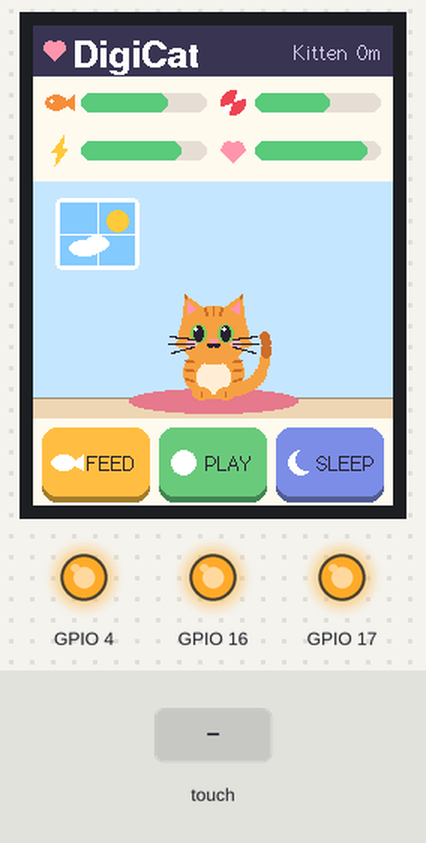
Bench run of a sketch on a simulated ESP32. On the bench: 240×320 colour display, output pins drawn as LEDs (lit = HIGH). The inputs (shaded band) are chosen by the test bench. Random numbers use the default seed unless the sketch sets one; EEPROM starts erased; what the sketch prints to the serial monitor is not drawn.

Above: at 2.96 s.
3.3 s: screen touched at 87 % across, 90 % down
At 3.67 s:
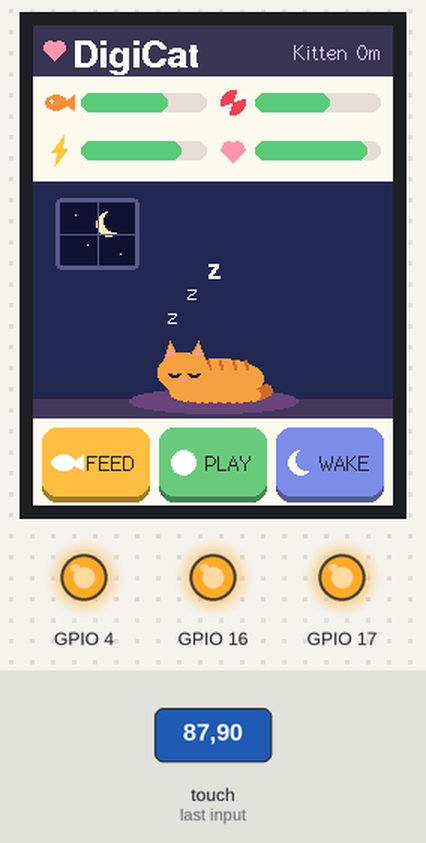
5.3 s: screen touched at 38 % across, 50 % down
At 5.64 s:
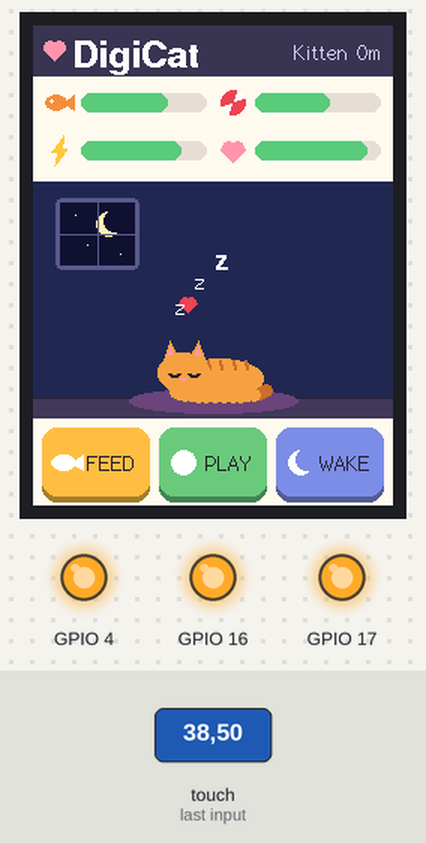
7.3 s: screen touched at 87 % across, 90 % down
At 8.47 s:
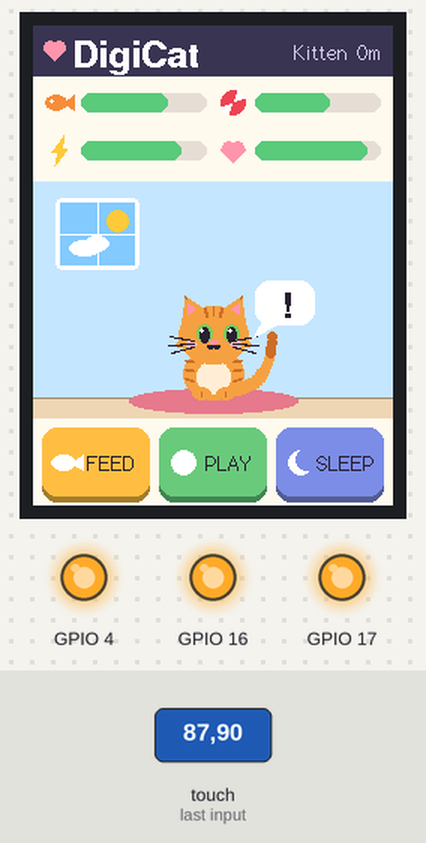
10.2 s: screen touched at 13 % across, 90 % down
At 10.66 s:
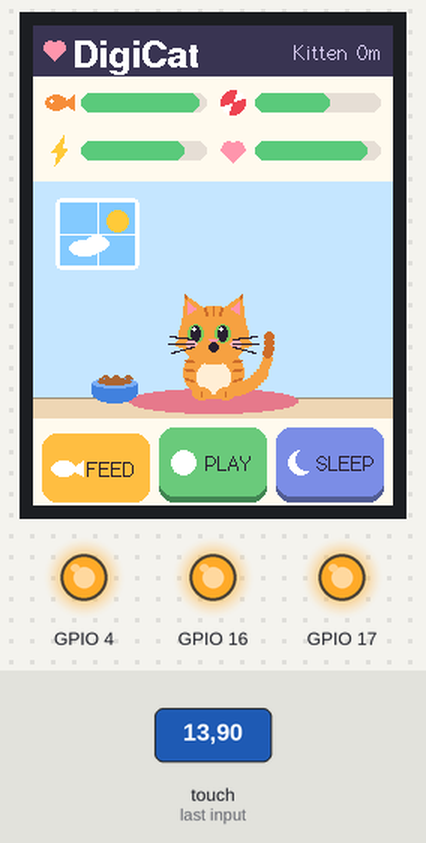
13.0 s: screen touched at 62 % across, 50 % down
At 13.45 s:
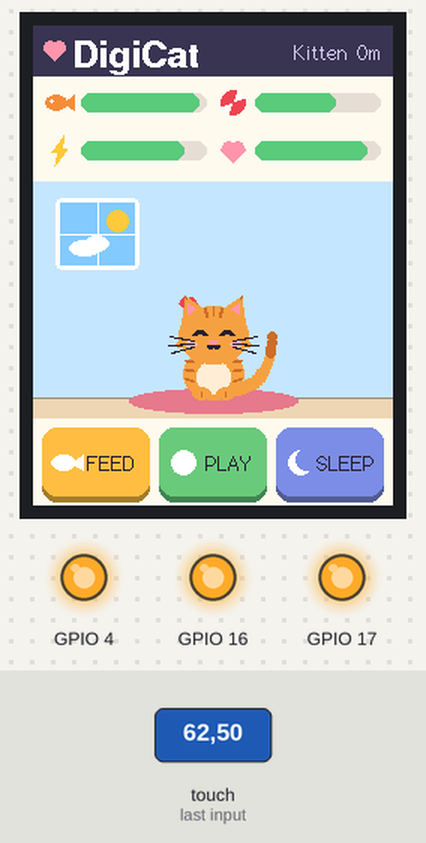
15.8 s: screen touched at 38 % across, 90 % down
At 16.27 s:
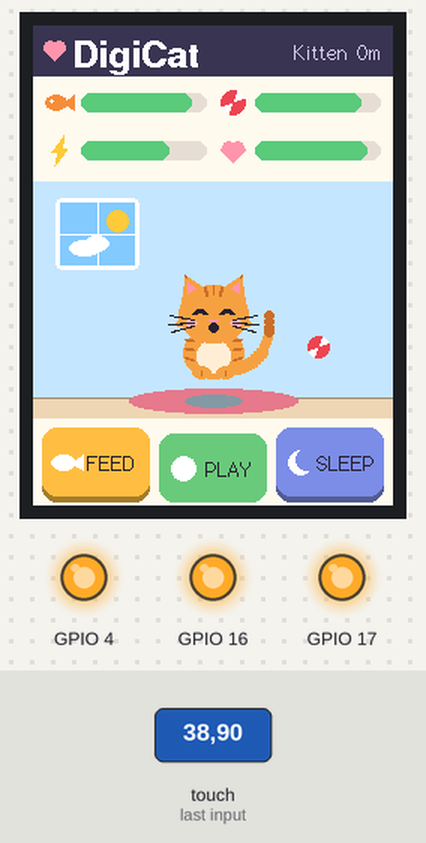

The sketch:

DigiCat.ino
```cpp
// (licence header left out)
#include <Preferences.h>
#include "config.h"
#include "display.h"
#include "art.h"
#include "pet.h"
#include "ui.h"

LGFX lcd;
Pet pet;
Ui ui(lcd, pet);

static void calibrateTouch(bool force) {
  Preferences prefs;
  prefs.begin("touch", false);
  uint16_t cal[8];
  if (!force && prefs.getBytes("cal", cal, sizeof(cal)) == sizeof(cal)) {
    lcd.setTouchCalibrate(cal);
  } else {
    lcd.fillScreen(pal::paper);
    lcd.setTextColor(pal::ink);
    lcd.setTextDatum(textdatum_t::middle_center);
    lcd.setFont(&fonts::FreeSansBold9pt7b);
    lcd.drawString("Touch calibration", lcd.width() / 2, lcd.height() / 2 - 12);
    lcd.setFont(&fonts::Font2);
    lcd.drawString("Tap each arrow tip", lcd.width() / 2, lcd.height() / 2 + 12);
    lcd.calibrateTouch(cal, pal::red, pal::paper, 15);
    prefs.putBytes("cal", cal, sizeof(cal));
    Serial.println("[touch] calibration saved");
  }
  prefs.end();
}

static void splash() {
  lcd.fillScreen(pal::paper);
  CatPose pose;
  pose.eyes = CatPose::Eyes::Happy;
  pose.blush = true;
  drawCatSitting(lcd, lcd.width() / 2, 190, pose);
  lcd.setTextColor(pal::ink);
  lcd.setTextDatum(textdatum_t::middle_center);
  lcd.setFont(&fonts::FreeSansBold18pt7b);
  lcd.drawString("DigiCat", lcd.width() / 2, 230);
  lcd.setFont(&fonts::Font2);
  lcd.setTextColor(rgb(150, 140, 160));
  lcd.drawString("v" DIGICAT_VERSION, lcd.width() / 2, 262);
}

void setup() {
  Serial.begin(115200);
  Serial.println("\nDigiCat v" DIGICAT_VERSION);
  randomSeed(esp_random());

  lcd.init();
  lcd.setRotation(SCREEN_ROTATION);
  lcd.setBrightness(BRIGHTNESS_ACTIVE);

  splash();
  bool held = false;
  for (uint32_t t0 = millis(); millis() - t0 < 1500;) {
    int32_t x, y;
    if (lcd.getTouch(&x, &y)) held = true;
    delay(20);
  }
  calibrateTouch(held);

  pet.begin();
  ui.begin();
}

void loop() {
  pet.update();
  ui.update();
  pet.saveIfDue();
  delay(2);  // let the idle task breathe
}
```

art.cpp
```cpp
#include "art.h"

namespace {

// Maps cat-space coordinates (origin between the paws, 1 unit = 1 px for an adult) to the target
struct Painter {
  lgfx::LovyanGFX& g;
  int cx, fy;
  float s;

  int X(float dx) const { return cx + int(lroundf(dx * s)); }
  int Y(float dy) const { return fy + int(lroundf(dy * s)); }
  int R(float r) const { return max(1, int(lroundf(r * s))); }

  void ellipse(float x, float y, float rx, float ry, uint16_t c) { g.fillEllipse(X(x), Y(y), R(rx), R(ry), c); }
  void circle(float x, float y, float r, uint16_t c) { g.fillCircle(X(x), Y(y), R(r), c); }
  void tri(float x0, float y0, float x1, float y1, float x2, float y2, uint16_t c) {
    g.fillTriangle(X(x0), Y(y0), X(x1), Y(y1), X(x2), Y(y2), c);
  }
  void line(float x0, float y0, float x1, float y1, float w, uint16_t c) {
    g.drawWideLine(X(x0), Y(y0), X(x1), Y(y1), max(0.5f, w * s), c);
  }
  // Arc stroke; angles in degrees, 0 = right, clockwise
  void arc(float x, float y, float r, float w, float a0, float a1, uint16_t c) {
    int rr = R(r);
    g.fillArc(X(x), Y(y), rr, max(0, rr - max(1, int(w * s + 0.5f))), a0, a1, c);
  }
};

void drawEye(Painter& p, float ex, float ey, const CatPose& pose) {
  using E = CatPose::Eyes;
  switch (pose.eyes) {
    case E::Open:
    case E::Sad: {
      float lx = pose.look / max(0.5f, p.s);
      float ry = pose.eyes == E::Sad ? 7 : 9;
      p.ellipse(ex + lx, ey, 7, ry, pal::eye);
      p.ellipse(ex + lx, ey + 1, 4, ry - 2, pal::ink);
      p.circle(ex + lx - 2, ey - 3, 2, pal::white);
      if (pose.eyes == E::Sad) {
        float dir = ex < 0 ? 1 : -1;  // brows slope down towards the outside
        p.line(ex - 7 * dir, ey - 10, ex + 6 * dir, ey - 13, 1.5f, pal::ink);
      }
      break;
    }
    case E::Closed:
      p.arc(ex, ey - 2, 7, 2.2f, 20, 160, pal::ink);   // ︶
      break;
    case E::Happy:
      p.arc(ex, ey + 4, 7, 2.2f, 200, 340, pal::ink);  // ^
      break;
  }
}

void drawMouth(Painter& p, float y, CatPose::Mouth m) {
  using M = CatPose::Mouth;
  switch (m) {
    case M::Smile:
      p.arc(-3.5f, y, 3.5f, 1.6f, 0, 180, pal::ink);
      p.arc(3.5f, y, 3.5f, 1.6f, 0, 180, pal::ink);
      break;
    case M::Neutral:
      p.line(-3, y + 2, 3, y + 2, 1.2f, pal::ink);
      break;
    case M::Frown:
      p.arc(0, y + 6, 4, 1.6f, 200, 340, pal::ink);
      break;
    case M::Open:
      p.ellipse(0, y + 3, 4, 4, pal::ink);
      p.ellipse(0, y + 5, 2.5f, 2, pal::pink);
      break;
  }
}

void drawWhiskers(Painter& p, float y) {
  for (int side = -1; side <= 1; side += 2) {
    p.line(side * 18, y - 3, side * 42, y - 7, 0.8f, pal::ink);
    p.line(side * 18, y, side * 43, y + 1, 0.8f, pal::ink);
    p.line(side * 18, y + 3, side * 40, y + 9, 0.8f, pal::ink);
  }
}

void drawEars(Painter& p, float headY, uint16_t fur, uint16_t stripe) {
  for (int side = -1; side <= 1; side += 2) {
    p.tri(side * 31, headY - 6, side * 27, headY - 38, side * 7, headY - 24, fur);
    p.tri(side * 25, headY - 11, side * 24, headY - 31, side * 12, headY - 22, pal::pink);
    p.line(side * 27, headY - 38, side * 25, headY - 34, 1.5f, stripe);
  }
}

}  // namespace

void drawCatSitting(lgfx::LovyanGFX& g, int cx, int floorY, const CatPose& pose) {
  Painter p{g, cx, floorY, pose.scale};
  const float b = pose.breathe;

  // Tail (behind the body): quadratic curve sweeping up, tip swaying
  {
    float x0 = 20, y0 = -8, x1 = 54, y1 = -12, x2 = 44 + pose.tail * 12, y2 = -58;
    const int n = 16;
    for (int i = 0; i <= n; i++) {
      float t = float(i) / n, u = 1 - t;
      float x = u * u * x0 + 2 * u * t * x1 + t * t * x2;
      float y = u * u * y0 + 2 * u * t * y1 + t * t * y2;
      p.circle(x, y, 6.0f - 2.0f * t, i > n - 4 ? pose.stripe : pose.fur);
    }
  }

  // Body
  p.ellipse(0, -24 + b * 0.5f, 28, 24 + b * 0.5f, pose.fur);
  p.ellipse(0, -20, 16, 15, pal::belly);
  for (int side = -1; side <= 1; side += 2) {
    for (int i = 0; i < 3; i++) {
      float y = -36 + i * 9;
      p.line(side * 27, y, side * 19, y + 2, 1.8f, pose.stripe);
    }
  }

  // Front paws
  for (int side = -1; side <= 1; side += 2) {
    p.ellipse(side * 11, -4, 8, 5, pose.fur);
    p.line(side * 11, -6, side * 11, -1, 0.8f, pose.stripe);
  }

  // Head
  const float hy = -60 + b * 0.3f;
  drawEars(p, hy, pose.fur, pose.stripe);
  p.ellipse(0, hy, 33, 27, pose.fur);
  for (int side = -1; side <= 1; side += 2) {  // cheek fluff
    p.tri(side * 30, hy + 2, side * 39, hy + 9, side * 28, hy + 13, pose.fur);
  }
  p.line(-8, hy - 26, -6, hy - 18, 2, pose.stripe);  // forehead "M"
  p.line(0, hy - 27, 0, hy - 19, 2, pose.stripe);
  p.line(8, hy - 26, 6, hy - 18, 2, pose.stripe);

  drawEye(p, -13, hy - 2, pose);
  drawEye(p, 13, hy - 2, pose);

  if (pose.blush) {
    p.ellipse(-22, hy + 8, 6, 3, pal::blush);
    p.ellipse(22, hy + 8, 6, 3, pal::blush);
  }

  p.tri(-4, hy + 5, 4, hy + 5, 0, hy + 9, pal::pink);
  drawMouth(p, hy + 9, pose.mouth);
  drawWhiskers(p, hy + 8);
}

void drawCatSleeping(lgfx::LovyanGFX& g, int cx, int floorY, const CatPose& pose) {
  Painter p{g, cx, floorY, pose.scale};
  const float b = pose.breathe;

  // Curled body with stripes along the back
  p.ellipse(6, -18 - b * 0.5f, 42, 18 + b * 0.5f, pose.fur);
  for (int i = 0; i < 4; i++) {
    float x = -6 + i * 12;
    p.line(x, -35 - b * 0.5f, x + 3, -27, 2, pose.stripe);
  }

  // Tail wrapped around the front
  for (int i = 0; i <= 14; i++) {
    float a = 0.15f + i * 0.19f;
    float x = 6 + 44 * cosf(a), y = -8 + 7 * sinf(a);
    p.circle(x, y, 5.5f, i < 3 ? pose.stripe : pose.fur);
  }

  // Head resting on the left
  const float hx = -28, hy = -24;
  for (int side = -1; side <= 1; side += 2) {
    float ex = hx + side * 12;
    p.tri(ex - 9, hy - 10, ex + side * 2, hy - 30, ex + 9, hy - 12, pose.fur);
    p.tri(ex - 5, hy - 12, ex + side * 2, hy - 24, ex + 5, hy - 13, pal::pink);
  }
  p.ellipse(hx, hy, 24, 18, pose.fur);
  p.arc(hx - 9, hy - 1, 5, 2, 20, 160, pal::ink);
  p.arc(hx + 9, hy - 1, 5, 2, 20, 160, pal::ink);
  p.tri(hx - 3, hy + 5, hx + 3, hy + 5, hx, hy + 8, pal::pink);
  if (pose.blush) {
    p.ellipse(hx - 16, hy + 7, 5, 2.5f, pal::blush);
    p.ellipse(hx + 16, hy + 7, 5, 2.5f, pal::blush);
  }
}

void drawHeart(lgfx::LovyanGFX& g, int x, int y, int r, uint16_t c) {
  int h = max(1, r / 2);
  g.fillCircle(x - h, y, h + 1, c);
  g.fillCircle(x + h, y, h + 1, c);
  g.fillTriangle(x - r - 1, y + 1, x + r + 1, y + 1, x, y + r + h, c);
}

void drawFish(lgfx::LovyanGFX& g, int x, int y, int r, uint16_t c) {
  g.fillEllipse(x - r / 4, y, r * 3 / 4, r / 2, c);
  g.fillTriangle(x + r / 3, y, x + r, y - r / 2, x + r, y + r / 2, c);
  g.fillCircle(x - r / 2, y - 1, max(1, r / 8), pal::white);
}

void drawBall(lgfx::LovyanGFX& g, int x, int y, int r, uint16_t c) {
  g.fillCircle(x, y, r, c);
  g.fillArc(x, y, r, 0, 290, 340, pal::white);  // beach-ball wedges
  g.fillArc(x, y, r, 0, 110, 160, pal::white);
}

void drawBolt(lgfx::LovyanGFX& g, int x, int y, int r, uint16_t c) {
  g.fillTriangle(x + r / 3, y - r, x - r / 2, y + r / 6, x + r / 8, y + r / 6, c);
  g.fillTriangle(x - r / 3, y + r, x + r / 2, y - r / 6, x - r / 8, y - r / 6, c);
}

void drawMoon(lgfx::LovyanGFX& g, int x, int y, int r, uint16_t c, uint16_t bg) {
  g.fillCircle(x, y, r, c);
  g.fillCircle(x + r / 2, y - r / 3, r - 1, bg);
}

void drawBowl(lgfx::LovyanGFX& g, int x, int floorY, int fill) {
  const uint16_t bowl = rgb(70, 130, 220), rim = rgb(120, 175, 245), kibble = rgb(170, 100, 50);
  for (int i = 0; i < fill * 2; i++) g.fillCircle(x - 9 + i * 18 / max(1, fill * 2 - 1), floorY - 12 - (i % 2) * 2, 3, kibble);
  g.fillEllipse(x, floorY - 6, 15, 7, bowl);
  g.fillRect(x - 15, floorY - 12, 31, 6, bowl);
  g.fillEllipse(x, floorY - 12, 15, 3, rim);
  if (fill > 0) g.fillEllipse(x, floorY - 13, 11, 2, kibble);
}
```

art.h
```cpp
// DigiCat - vector art: the cat and small icons. Draws on the screen or a sprite.
#pragma once
#include "display.h"

constexpr uint16_t rgb(uint8_t r, uint8_t g, uint8_t b) {
  return uint16_t(((r & 0xF8) << 8) | ((g & 0xFC) << 3) | (b >> 3));
}

namespace pal {
constexpr uint16_t ink      = rgb(40, 34, 48);
constexpr uint16_t white    = rgb(255, 255, 255);
constexpr uint16_t paper    = rgb(255, 248, 238);
constexpr uint16_t pink     = rgb(255, 150, 170);
constexpr uint16_t blush    = rgb(255, 180, 190);
constexpr uint16_t red      = rgb(235, 70, 80);
constexpr uint16_t green    = rgb(90, 200, 120);
constexpr uint16_t yellow   = rgb(250, 200, 60);
constexpr uint16_t blue     = rgb(80, 150, 240);
constexpr uint16_t eye      = rgb(120, 200, 90);
constexpr uint16_t furOk    = rgb(247, 160, 70);
constexpr uint16_t stripeOk = rgb(205, 110, 40);
constexpr uint16_t furSick  = rgb(185, 170, 155);
constexpr uint16_t stripeSick = rgb(140, 125, 115);
constexpr uint16_t belly    = rgb(255, 238, 215);
}  // namespace pal

struct CatPose {
  enum class Eyes : uint8_t { Open, Closed, Happy, Sad };
  enum class Mouth : uint8_t { Smile, Neutral, Frown, Open };

  float    scale   = 1.0f;
  uint16_t fur     = pal::furOk;
  uint16_t stripe  = pal::stripeOk;
  Eyes     eyes    = Eyes::Open;
  Mouth    mouth   = Mouth::Smile;
  int8_t   look    = 0;      // pupil offset, -3..3 px
  float    tail    = 0;      // tail sway, -1..1
  uint8_t  breathe = 0;      // 0..2 px
  bool     blush   = false;
};

// (cx, floorY) is the point between the front paws, on the floor
void drawCatSitting(lgfx::LovyanGFX& g, int cx, int floorY, const CatPose& p);
void drawCatSleeping(lgfx::LovyanGFX& g, int cx, int floorY, const CatPose& p);

void drawHeart(lgfx::LovyanGFX& g, int x, int y, int r, uint16_t c);
void drawFish(lgfx::LovyanGFX& g, int x, int y, int r, uint16_t c);
void drawBall(lgfx::LovyanGFX& g, int x, int y, int r, uint16_t c);
void drawBolt(lgfx::LovyanGFX& g, int x, int y, int r, uint16_t c);
void drawMoon(lgfx::LovyanGFX& g, int x, int y, int r, uint16_t c, uint16_t bg);
void drawBowl(lgfx::LovyanGFX& g, int x, int floorY, int fill);  // fill 0..3
```

display.h
```cpp
// DigiCat - LovyanGFX setup for the Cheap Yellow Display boards
#pragma once
#define LGFX_USE_V1
#include <LovyanGFX.hpp>
#include "config.h"

class LGFX : public lgfx::LGFX_Device {
#if PANEL_IS_ILI9341
  lgfx::Panel_ILI9341 _panel;
#else
  lgfx::Panel_ST7789 _panel;
#endif
  lgfx::Bus_SPI       _bus;
  lgfx::Light_PWM     _light;
  lgfx::Touch_XPT2046 _touch;

 public:
  LGFX() {
    {
      auto cfg = _bus.config();
      cfg.spi_host    = SPI2_HOST;  // HSPI
      cfg.spi_mode    = 0;
      cfg.freq_write  = 40000000;
      cfg.freq_read   = 16000000;
      cfg.spi_3wire   = false;
      cfg.use_lock    = true;
      cfg.dma_channel = SPI_DMA_CH_AUTO;
      cfg.pin_sclk    = 14;
      cfg.pin_mosi    = 13;
      cfg.pin_miso    = 12;
      cfg.pin_dc      = 2;
      _bus.config(cfg);
      _panel.setBus(&_bus);
    }
    {
      auto cfg = _panel.config();
      cfg.pin_cs           = 15;
      cfg.pin_rst          = -1;
      cfg.pin_busy         = -1;
      cfg.panel_width      = 240;
      cfg.panel_height     = 320;
      cfg.offset_x         = 0;
      cfg.offset_y         = 0;
      cfg.offset_rotation  = 0;
      cfg.dummy_read_pixel = 8;
      cfg.dummy_read_bits  = 1;
      cfg.readable         = true;
      cfg.invert           = PANEL_INVERT;
      cfg.rgb_order        = PANEL_RGB_ORDER;
      cfg.dlen_16bit       = false;
      cfg.bus_shared       = (DIGICAT_BOARD == BOARD_CYD_24R);
      _panel.config(cfg);
    }
    {
      auto cfg = _light.config();
      cfg.pin_bl      = PIN_BACKLIGHT;
      cfg.invert      = false;
      cfg.freq        = 12000;
      cfg.pwm_channel = 7;
      _light.config(cfg);
      _panel.setLight(&_light);
    }
    {
      // Raw ranges are only a starting point: DigiCat runs a 4-corner
      // calibration on first boot and stores the result in flash.
      auto cfg = _touch.config();
      cfg.x_min           = 300;
      cfg.x_max           = 3900;
      cfg.y_min           = 200;
      cfg.y_max           = 3700;
      cfg.pin_int         = 36;
      cfg.offset_rotation = 0;
      cfg.freq            = 1000000;
#if DIGICAT_BOARD == BOARD_CYD_24R
      cfg.spi_host   = SPI2_HOST;  // shares the display bus
      cfg.bus_shared = true;
      cfg.pin_sclk   = 14;
      cfg.pin_mosi   = 13;
      cfg.pin_miso   = 12;
#else
      cfg.spi_host   = SPI3_HOST;  // VSPI, dedicated touch pins
      cfg.bus_shared = false;
      cfg.pin_sclk   = 25;
      cfg.pin_mosi   = 32;
      cfg.pin_miso   = 39;
#endif
      cfg.pin_cs = 33;
      _touch.config(cfg);
      _panel.setTouch(&_touch);
    }
    setPanel(&_panel);
  }
};
```

pet.cpp
```cpp
#include "pet.h"
#include <Preferences.h>
#include "config.h"

namespace {
constexpr int16_t kMax = 1000;

Preferences prefs;

void add(int16_t& v, int delta) { v = constrain(v + delta, 0, kMax); }
}  // namespace

void Pet::begin() {
  prefs.begin("digicat", false);
  bool loaded = prefs.getBytesLength("pet") == sizeof(Saved) &&
                prefs.getBytes("pet", &_s, sizeof(Saved)) == sizeof(Saved) &&
                _s.version == kVersion;
  if (!loaded) {
    reset();
  } else {
    Serial.printf("[pet] restored: age %lu min\n", (unsigned long)_s.ageMinutes);
  }
  _lastMinute = millis();
  _lastSave = millis();
}

void Pet::reset() {
  _s = Saved{};
  _s.version = kVersion;
  _s.stats = {700, 600, 800, 900};
  changed(true);
  save();
  Serial.println("[pet] new kitten");
}

void Pet::update() {
  uint32_t now = millis();
  while (now - _lastMinute >= SIM_MINUTE_MS) {
    _lastMinute += SIM_MINUTE_MS;
    simulateMinute();
  }
}

void Pet::simulateMinute() {
  PetStats& st = _s.stats;
  _s.ageMinutes++;

  if (_s.sleeping) {
    add(st.food, -FOOD_DECAY_ASLEEP);
    add(st.fun, -FUN_DECAY_ASLEEP);
    add(st.energy, ENERGY_GAIN_ASLEEP);
    if (st.energy >= kMax) _s.sleeping = false;  // well rested, wakes up by itself
  } else {
    add(st.food, -FOOD_DECAY_AWAKE);
    add(st.fun, -FUN_DECAY_AWAKE);
    add(st.energy, -ENERGY_DECAY_AWAKE);
    if (st.energy <= 30) _s.sleeping = true;      // falls asleep from exhaustion
  }

  bool critical = st.food < 200 || st.fun < 150 || st.energy < 100;
  bool fine = st.food > 500 && st.fun > 500 && st.energy > 400;
  if (critical) add(st.health, -HEALTH_LOSS);
  else if (fine) add(st.health, HEALTH_GAIN);

  changed(false);
}

Reaction Pet::feed() {
  if (_s.sleeping) return Reaction::Snore;
  if (_s.stats.food > 900) return Reaction::NotHungry;
  add(_s.stats.food, FEED_FOOD);
  add(_s.stats.energy, FEED_ENERGY);
  changed(true);
  return Reaction::Eat;
}

Reaction Pet::play() {
  if (_s.sleeping) return Reaction::Snore;
  if (_s.stats.energy < PLAY_ENERGY + 30) return Reaction::TooTired;
  add(_s.stats.fun, PLAY_FUN);
  add(_s.stats.energy, -PLAY_ENERGY);
  add(_s.stats.food, -PLAY_FOOD);
  changed(true);
  return Reaction::Play;
}

Reaction Pet::pet() {
  if (_s.sleeping) return Reaction::Snore;
  uint32_t now = millis();
  if (now - _lastPet < PET_COOLDOWN_MS) return Reaction::Purr;  // still purring, no extra bonus
  _lastPet = now;
  add(_s.stats.fun, PET_FUN);
  changed(true);
  return Reaction::Purr;
}

Reaction Pet::toggleSleep() {
  _s.sleeping = !_s.sleeping;
  changed(true);
  return _s.sleeping ? Reaction::FellAsleep : Reaction::WokeUp;
}

Stage Pet::stage() const {
  if (_s.ageMinutes < AGE_YOUNG_MIN) return Stage::Kitten;
  if (_s.ageMinutes < AGE_ADULT_MIN) return Stage::Young;
  return Stage::Adult;
}

Mood Pet::mood() const {
  const PetStats& st = _s.stats;
  if (_s.sleeping) return Mood::Sleeping;
  if (st.health < 300) return Mood::Sick;
  int avg = (st.food + st.fun + st.energy) / 3;
  if (avg > 650 && st.fun > 500) return Mood::Happy;
  if (avg < 350 || st.fun < 250) return Mood::Sad;
  return Mood::Ok;
}

bool Pet::needsAttention() const {
  const PetStats& st = _s.stats;
  return st.food < 200 || st.fun < 200 || st.health < 300 || (!_s.sleeping && st.energy < 150);
}

void Pet::changed(bool important) {
  _revision++;
  _dirty = true;
  if (important) _saveSoon = true;
}

void Pet::saveIfDue() {
  if (!_dirty) return;
  uint32_t since = millis() - _lastSave;
  if (since >= SAVE_INTERVAL_MS || (_saveSoon && since >= SAVE_AFTER_ACTION_MS)) save();
}

void Pet::save() {
  prefs.putBytes("pet", &_s, sizeof(Saved));
  _lastSave = millis();
  _dirty = false;
  _saveSoon = false;
}
```

Source omitted: pet.h (1692 bytes), ui.cpp (16822 bytes), ui.h (1588 bytes), config.h (3565 bytes)

Measured:
- what the display in image 3 shows lasts 0.5 s, from 8.2 s to 8.7 s
